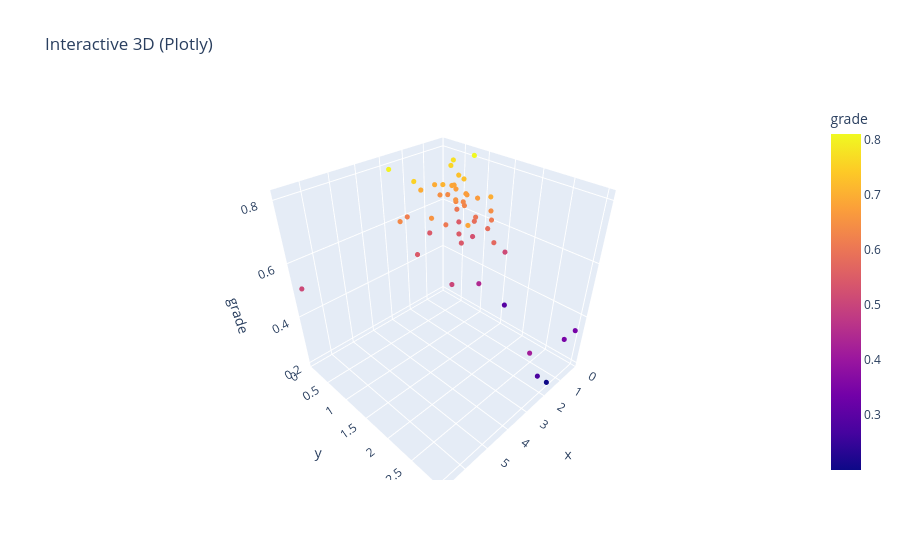

Here is the notebook cell this chart was saved with:
### Code cell
# Dynamic heatmap + 3D + topography from existing points
import numpy as np
import matplotlib.pyplot as plt

# Use df from previous cells
if 'grade' not in df.columns:
    raise ValueError('grade column not found in df')

# --- Topography map (tricontourf) ---
plt.figure(figsize=(6,5))
tri = plt.tricontourf(df['x'], df['y'], df['grade'], levels=20, cmap='viridis')
plt.scatter(df['x'], df['y'], s=10, c='white', alpha=0.6)
plt.colorbar(tri, label='grade')
plt.xlabel(x_key)
plt.ylabel(y_key)
plt.title('Topography (grade surface)')
plt.grid(True)
plt.show()

# --- 3D surface (matplotlib) ---
from mpl_toolkits.mplot3d import Axes3D  # noqa: F401
fig = plt.figure(figsize=(7,5))
ax = fig.add_subplot(111, projection='3d')
ax.plot_trisurf(df['x'], df['y'], df['grade'], cmap='viridis', alpha=0.85)
ax.scatter(df['x'], df['y'], df['grade'], s=10, c='black')
ax.set_xlabel(x_key)
ax.set_ylabel(y_key)
ax.set_zlabel('grade')
ax.set_title('3D Grade Surface (matplotlib)')
plt.show()

# --- Interactive 3D (Plotly if available) ---
try:
    import plotly.express as px
    fig = px.scatter_3d(df, x='x', y='y', z='grade', color='grade', title='Interactive 3D (Plotly)')
    fig.update_traces(marker=dict(size=3))
    fig.show()
except Exception as e:
    print('Plotly not available:', e)

### Figure 1 — Plotly figure (JSON) as saved in the notebook; plotly's stock layout.template omitted (floating-point values rounded to 4 significant figures)
{"data": [{"hovertemplate": "x=%{x}<br>y=%{y}<br>grade=%{marker.color}<extra></extra>", "legendgroup": "", "marker": {"color": [0.6824, 0.5474, 0.6647, 0.4168, 0.5449, 0.6529, 0.5106, 0.5737, 0.6475, 0.2768, 0.6329, 0.5453, 0.2003, 0.6702, 0.5463, 0.6932, 0.6844, 0.2925, 0.754, 0.8003, 0.6366, 0.6058, 0.8099, 0.6359, 0.6935, 0.6533, 0.3459, 0.6159, 0.4426, 0.3431, 0.7055, 0.5031, 0.6706, 0.7742, 0.6018, 0.6278, 0.5824, 0.5262, 0.5981, 0.5842, 0.7273, 0.6443, 0.6333, 0.7276, 0.6676, 0.758, 0.6965, 0.6841, 0.6083, 0.5424, 0.5093], "coloraxis": "coloraxis", "size": 3, "symbol": "circle"}, "mode": "markers", "name": "", "scene": "scene", "showlegend": false, "type": "scatter3d", "x": [0.2, 0.2, 0.2, 3.0, 1.6, 2.3, 0.2, 0.9, 0.62, 2.3, 0.2, 3.0, 1.6, 0.2, 0.9, 1.6, 2.3, 0.2, 2.3, 3.0, 0.2, 1.6, 0.2, 3.0, 0.9, 0.62, 0.9, 2.3, 1.6, 0.2, 0.9, 3.0, 0.263, 0.263, 0.326, 0.326, 0.389, 0.389, 0.263, 0.326, 0.389, 0.263, 0.389, 0.263, 0.2, 0.389, 0.326, 0.326, 0.2, 1.286, 6.715], "y": [0.3502, 0.4764, 0.648, 3.0, 0.3936, 0.7746, 1.524, 1.524, 0.2, 3.0, 0.5683, 0.7746, 3.0, 0.3936, 0.7746, 0.2, 1.524, 1.615, 0.3936, 0.2, 0.2, 0.7746, 0.7746, 0.3936, 0.2, 0.5683, 3.0, 0.2, 1.524, 3.0, 0.3936, 1.524, 0.648, 0.3502, 0.4764, 0.648, 1.199, 0.8814, 0.8814, 0.8814, 0.648, 1.199, 0.4764, 0.4764, 0.8814, 0.3502, 1.199, 0.3502, 1.199, 0.9923, 0.08479], "z": [0.6824, 0.5474, 0.6647, 0.4168, 0.5449, 0.6529, 0.5106, 0.5737, 0.6475, 0.2768, 0.6329, 0.5453, 0.2003, 0.6702, 0.5463, 0.6932, 0.6844, 0.2925, 0.754, 0.8003, 0.6366, 0.6058, 0.8099, 0.6359, 0.6935, 0.6533, 0.3459, 0.6159, 0.4426, 0.3431, 0.7055, 0.5031, 0.6706, 0.7742, 0.6018, 0.6278, 0.5824, 0.5262, 0.5981, 0.5842, 0.7273, 0.6443, 0.6333, 0.7276, 0.6676, 0.758, 0.6965, 0.6841, 0.6083, 0.5424, 0.5093]}], "layout": {"coloraxis": {"colorbar": {"title": {"text": "grade"}}, "colorscale": [[0, "#0d0887"], [0.1111, "#46039f"], [0.2222, "#7201a8"], [0.3333, "#9c179e"], [0.4444, "#bd3786"], [0.5556, "#d8576b"], [0.6667, "#ed7953"], [0.7778, "#fb9f3a"], [0.8889, "#fdca26"], [1, "#f0f921"]]}, "legend": {"tracegroupgap": 0}, "scene": {"domain": {"x": [0, 1], "y": [0, 1]}, "xaxis": {"title": {"text": "x"}}, "yaxis": {"title": {"text": "y"}}, "zaxis": {"title": {"text": "grade"}}}, "title": {"text": "Interactive 3D (Plotly)"}}}
